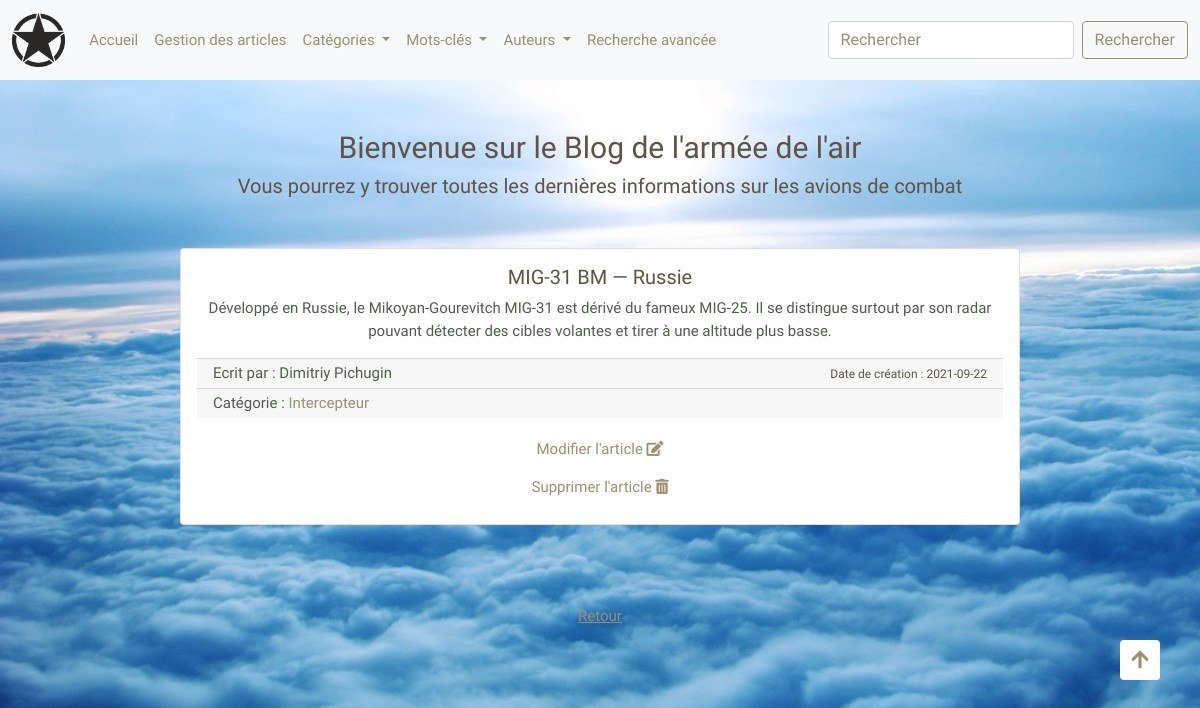
Screenshot of /index.php?vue=vue_article&code=1 with the database file from the repository.
### tables this page shows
CREATE TABLE `article` (
  `Id_Article` int(11) NOT NULL,
  `Titre` text NOT NULL,
  `Auteur` text NOT NULL,
  `Contenu_texte` text NOT NULL,
  `Contenu_image` text NOT NULL,
  `Date_creation` date NOT NULL,
  `Id_Categorie` int(11) DEFAULT NULL
);

CREATE TABLE `categorie` (
  `Id_Categorie` int(11) NOT NULL,
  `Nom` text NOT NULL
);

### vues/vue_article_particulier.php (the view, shortened to what this page needs)
<?php
$connex = connexionDB('bdd_blog') ;
if ($connex)
{
    mysqli_set_charset($connex, 'utf8') ;
    $code = (int)$_GET['code'] ;
    $requeteModif = "SELECT * FROM article WHERE Id_Article = ".$code.";" ;
    $resultModif = mysqli_query($connex, $requeteModif) ;
    if (!$resultModif)
    {
        echo "<script type='text/javascript'>";
        echo "alert('Impossible de récupérer cet article');";
        echo "</script>";
    }
    else
    {
        while ($ModArticle = mysqli_fetch_array($resultModif)) {
            $IdArticle = $ModArticle[0] ;
            $Titre = $ModArticle[1] ;
            $Auteur = $ModArticle[2] ;
            $ContenuTexte = $ModArticle[3] ;
            $Date = $ModArticle[5] ;
            $requeteCategorie = "SELECT c.Nom , c.Id_Categorie FROM categorie c , article a WHERE c.Id_Categorie = a.Id_Categorie AND a.Id_Categorie = ".$ModArticle[6].";";
            $resultCategorie = mysqli_query($connex,$requeteCategorie);
            $categorie = mysqli_fetch_array($resultCategorie);
            $mod = "index.php?vue=mod&code=".$IdArticle ;
            $supp = "supp_article.php?code=".$IdArticle ;
        }
    }
    ?>
<div class='card-group'>
    <div class="card">
        <div class="card-body">
            <h3 class="card-title text-center"><?php echo $Titre ; ?></h3>
            <p class="card-text text-center"><?php echo $ContenuTexte ; ?></p>
            <div class="card-footer">
                <p class="card-text text-center">Ecrit par : <?php echo $Auteur ; ?></p>
                <p class="card-text text-center"><small class="text-muted">Date de création : <?php echo $Date ; ?></small></p>
            </div>
            <div class="card-footer">
                <p class="card-text text-center">Catégorie : <a href="index.php?vue=list_categories&categorie=<?= $categorie[1] ?>"><?= $categorie[0] ?></a></p>
            </div>
            <div class="text-center card-footer-admin">
                <a href="<?= $mod ?>"><div>Modifier l'article <i class="fas fa-edit"></i></div></a>
                <a href="<?= $supp ?>" onclick="return(confirm('Etes-vous sûr de vouloir supprimer cet article ?'));"><div>Supprimer l'article <i class="fas fa-trash-alt"></i></div></a>
            </div>
        </div>
    </div>
    <a href="index.php" id="cancel-vue-article">Retour</a>
</div>
<?php
}
?>

### custom.css (style rules this page uses)
html { --color1 : #9c8f6f; --color2 : #4c5f49; --color3 : #5f5345; }
body { box-sizing: border-box; background-image: url('img/sky.jpg'); background-attachment: fixed; background-repeat: no-repeat; background-size: cover; position: relative; }
a , a:hover { text-decoration: none; }
body { font-family: 'Stick No Bills', sans-serif !important; font-size: 15px !important; color: var(--color2) !important; }
h3 { font-size: 20px !important; color: var(--color3) !important; }
p { font-size: 15px !important; color: var(--color2) !important; }
a { font-size: 15px !important; color: var(--color1) !important; }
.card-group { display: flex; flex-direction: column; align-items: center; width: 70%; margin: 0 auto; }
.card-group > .card:not(:last-child) { margin-bottom: 50px; }
.card { width: 100%; border-radius: .25rem !important; }
.card-footer { display: flex; justify-content: space-between; align-items: center; height: 30px; }
.card-footer p { margin-bottom: 0; }
.card-footer-admin { margin: 20px 0 10px;; }
.card-footer-admin a:not(:last-child) div { margin-bottom: 15px; }
.text-muted { color: var(--color3) !important; }
.small, small { font-size: 0.8em; }
#cancel-creer-article , #cancel-modifier-article , #cancel-vue-article { display: block; margin: 30px auto; width: max-content; text-decoration: underline; }

### rows the page displays
article: Titre "MIG-31 BM — Russie", Contenu_texte "Développé en Russie, le Mikoyan-Gourevitch MIG-31 est dérivé du fameux MIG-25. Il se distingue surtout par son radar pouvant détecter des cibles volantes et tirer à une altitude plus basse.", Auteur "Dimitriy Pichugin", Date_creation "2021-09-22"
categorie: Nom "Intercepteur"
